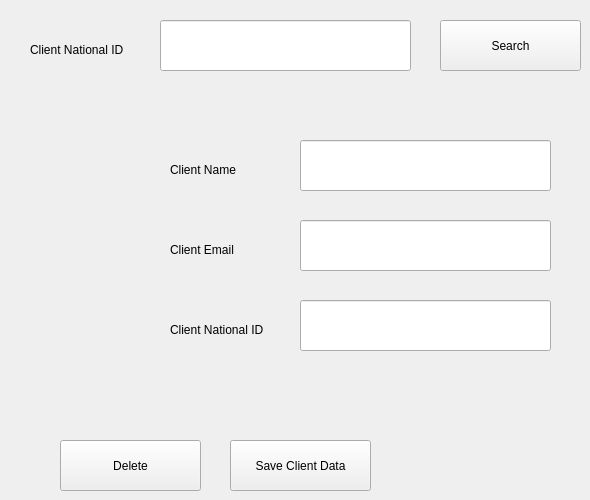
      <widget class="QWidget" name="tab_14">
       <attribute name="title">
        <string>Edit or Delete a Client</string>
       </attribute>
       <widget class="QPushButton" name="pushButton_23">
        <property name="geometry">
         <rect>
          <x>60</x>
          <y>440</y>
          <width>141</width>
          <height>51</height>
         </rect>
        </property>
        <property name="text">
         <string>Delete</string>
        </property>
       </widget>
       <widget class="QLabel" name="label_43">
        <property name="geometry">
         <rect>
          <x>30</x>
          <y>40</y>
          <width>101</width>
          <height>20</height>
         </rect>
        </property>
        <property name="text">
         <string>Client National ID</string>
        </property>
       </widget>
       <widget class="QLineEdit" name="lineEdit_28">
        <property name="geometry">
         <rect>
          <x>160</x>
          <y>20</y>
          <width>251</width>
          <height>51</height>
         </rect>
        </property>
       </widget>
       <widget class="QPushButton" name="pushButton_24">
        <property name="geometry">
         <rect>
          <x>440</x>
          <y>20</y>
          <width>141</width>
          <height>51</height>
         </rect>
        </property>
        <property name="text">
         <string>Search</string>
        </property>
       </widget>
       <widget class="QPushButton" name="pushButton_25">
        <property name="geometry">
         <rect>
          <x>230</x>
          <y>440</y>
          <width>141</width>
          <height>51</height>
         </rect>
        </property>
        <property name="text">
         <string>Save Client Data</string>
        </property>
       </widget>
       <widget class="QLineEdit" name="lineEdit_25">
        <property name="geometry">
         <rect>
          <x>300</x>
          <y>140</y>
          <width>251</width>
          <height>51</height>
         </rect>
        </property>
       </widget>
       <widget class="QLabel" name="label_34">
        <property name="geometry">
         <rect>
          <x>170</x>
          <y>320</y>
          <width>111</width>
          <height>20</height>
         </rect>
        </property>
        <property name="text">
         <string>Client National ID</string>
        </property>
       </widget>
       <widget class="QLabel" name="label_35">
        <property name="geometry">
         <rect>
          <x>170</x>
          <y>240</y>
          <width>71</width>
          <height>20</height>
         </rect>
        </property>
        <property name="text">
         <string>Client Email</string>
        </property>
       </widget>
       <widget class="QLineEdit" name="lineEdit_26">
        <property name="geometry">
         <rect>
          <x>300</x>
          <y>220</y>
          <width>251</width>
          <height>51</height>
         </rect>
        </property>
       </widget>
       <widget class="QLineEdit" name="lineEdit_27">
        <property name="geometry">
         <rect>
          <x>300</x>
          <y>300</y>
          <width>251</width>
          <height>51</height>
         </rect>
        </property>
       </widget>
       <widget class="QLabel" name="label_36">
        <property name="geometry">
         <rect>
          <x>170</x>
          <y>160</y>
          <width>71</width>
          <height>20</height>
         </rect>
        </property>
        <property name="text">
         <string>Client Name</string>
        </property>
       </widget>
      </widget>
